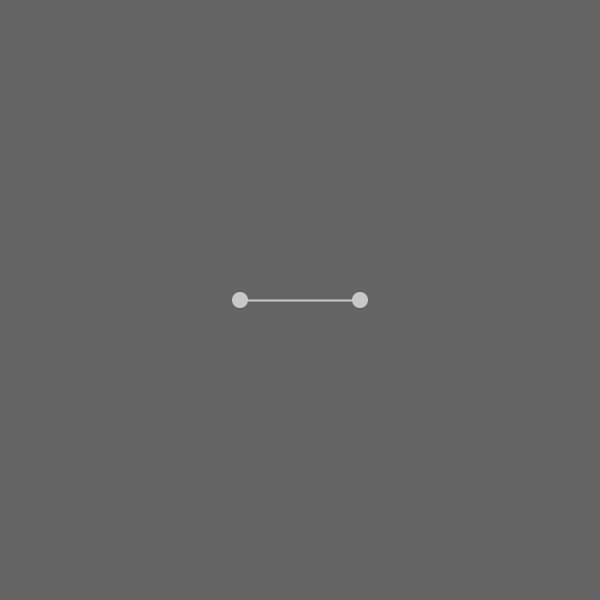
Frame 1 (no input)
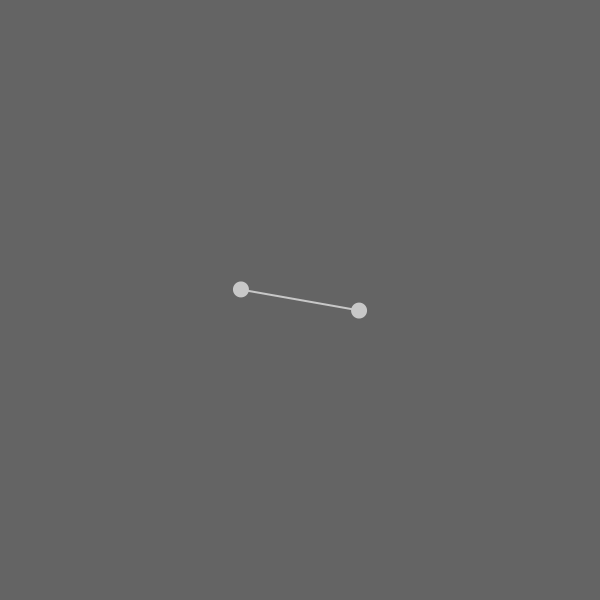
Frame 60 (the mouse pressed at the canvas centre just before this capture)
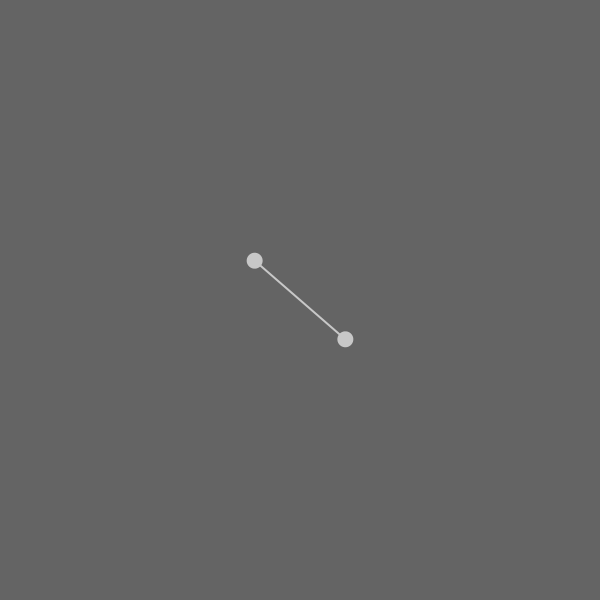
Frame 120 (the mouse held since frame 60 and released just before this capture)

The Processing sketch that drew these frames (run headless with seeded random() and noise(); from frame 60 on, the mouse is pressed at the canvas centre):

// Processing sketch: Example_03_01
// ── Example_03_01.pde
float angle;
float vel;
float acc;

void setup() {
  size(600, 600);
  pixelDensity(displayDensity());
  angle = 0;
  vel = 0;
  acc = 0.0001;
}

void draw() {
  background(100);
  translate(width/2, height/2);
  rotate(angle);
  stroke(200);
  strokeWeight(2);
  line(-60, 0, 60, 0);
  noStroke();
  fill(200);
  ellipse(-60, 0, 16, 16);
  ellipse(60, 0, 16, 16);
  vel += acc;
  angle += vel;
}
